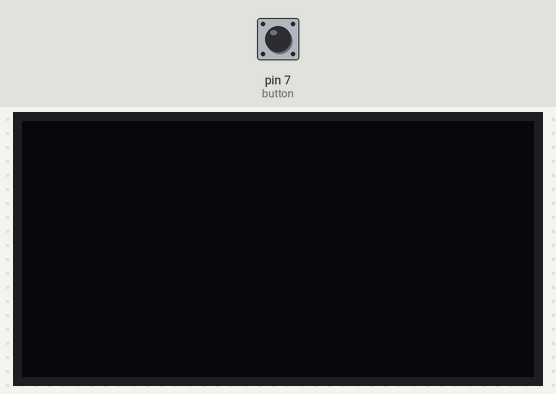
Recording of a sketch running on a simulated Arduino Uno, built with avr-gcc and run on an emulated ATmega328P. Shown: 128×64 one-colour display. The test bench sets the inputs (shaded band); at power-on: pin 7 (button) HIGH.

Above: at 1.2 s.
1.3 s: pin 7 (button) pulled LOW for 3.2 s
At 5.5 s:
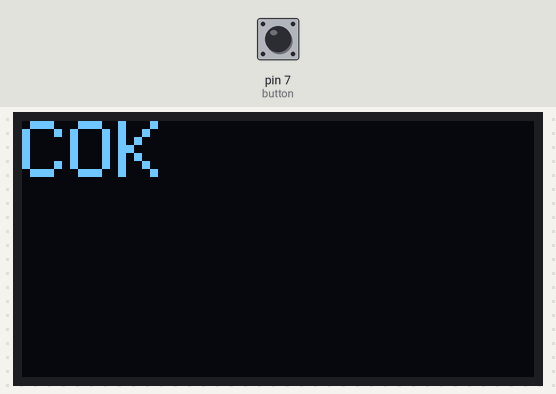
6.0 s: pin 7 (button) pulled LOW for 0.15 s
At 6.7 s:
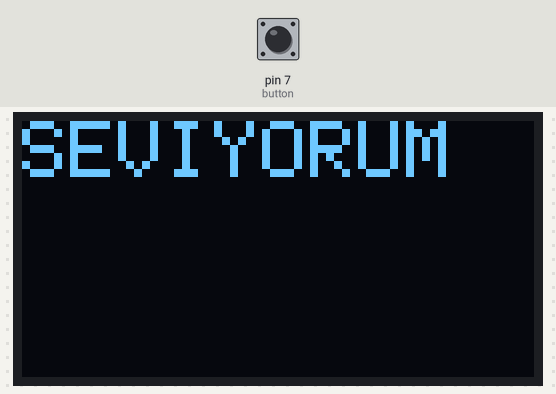
7.8 s: pin 7 (button) pulled LOW for 1 s
At 9.7 s:
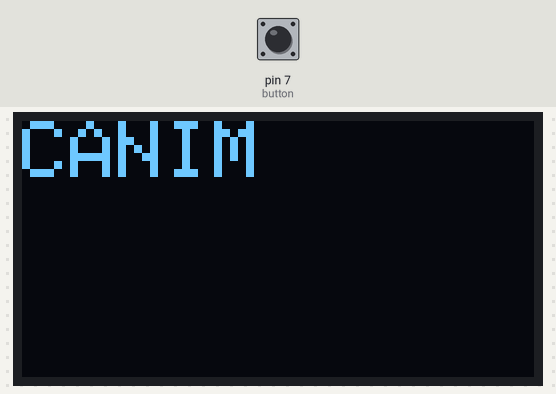
Timing chart, 0 to 11.2 s (numbered marks = the images above; inputs shaded):
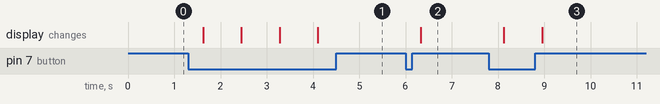

Measured:
- after the input at 1.3 s, the display: first changes after 0.33 s (image 1 shows a later state)
- after the input at 6.0 s, the display: changes after 0.33 s (image 2)
- after the input at 7.8 s, the display: first changes after 0.33 s (image 3 shows a later state)

The sketch:

OLED_loop_array_buttonlu.ino
```cpp
//SCL = A5
//SDA = A4

#include <SPI.h>
#include <Wire.h>
#include <Adafruit_GFX.h>
#include <Adafruit_SSD1306.h>

#define SCREEN_WIDTH 128  // OLED display width, in pixels
#define SCREEN_HEIGHT 64  // OLED display height, in pixels

// Declaration for an SSD1306 display connected to I2C (SDA, SCL pins)
#define OLED_RESET 4  // Reset pin # (or -1 if sharing Arduino reset pin)
Adafruit_SSD1306 display(SCREEN_WIDTH, SCREEN_HEIGHT, &Wire, OLED_RESET);

int button = 7;
char* kelimeler[] = { "CANIM", "ANNEM", "SENI", "COK", "SEVIYORUM", "=)" };

void setup() {
  pinMode(button, INPUT_PULLUP);

  // SSD1306_SWITCHCAPVCC = generate display voltage from 3.3V internally
  display.begin(SSD1306_SWITCHCAPVCC, 0x3C);  // Address 0x3D for 128x64

  // Clear the buffer
  display.clearDisplay();
}


void loop() {
  display.setTextSize(2);       // Normal 1:1 pixel scale
  display.setTextColor(WHITE);  // Draw white text
  display.cp437(true);          // Use full 256 char 'Code Page 437' font

  int index = 0;
  while (index < 6) {
    if (digitalRead(button) == LOW) {
      delay(300);
      display.clearDisplay();
      display.setCursor(0, 0);
      display.print(kelimeler[index]);
      display.display();
      delay(500);
      index = index + 1;
    }
  }
}
```
